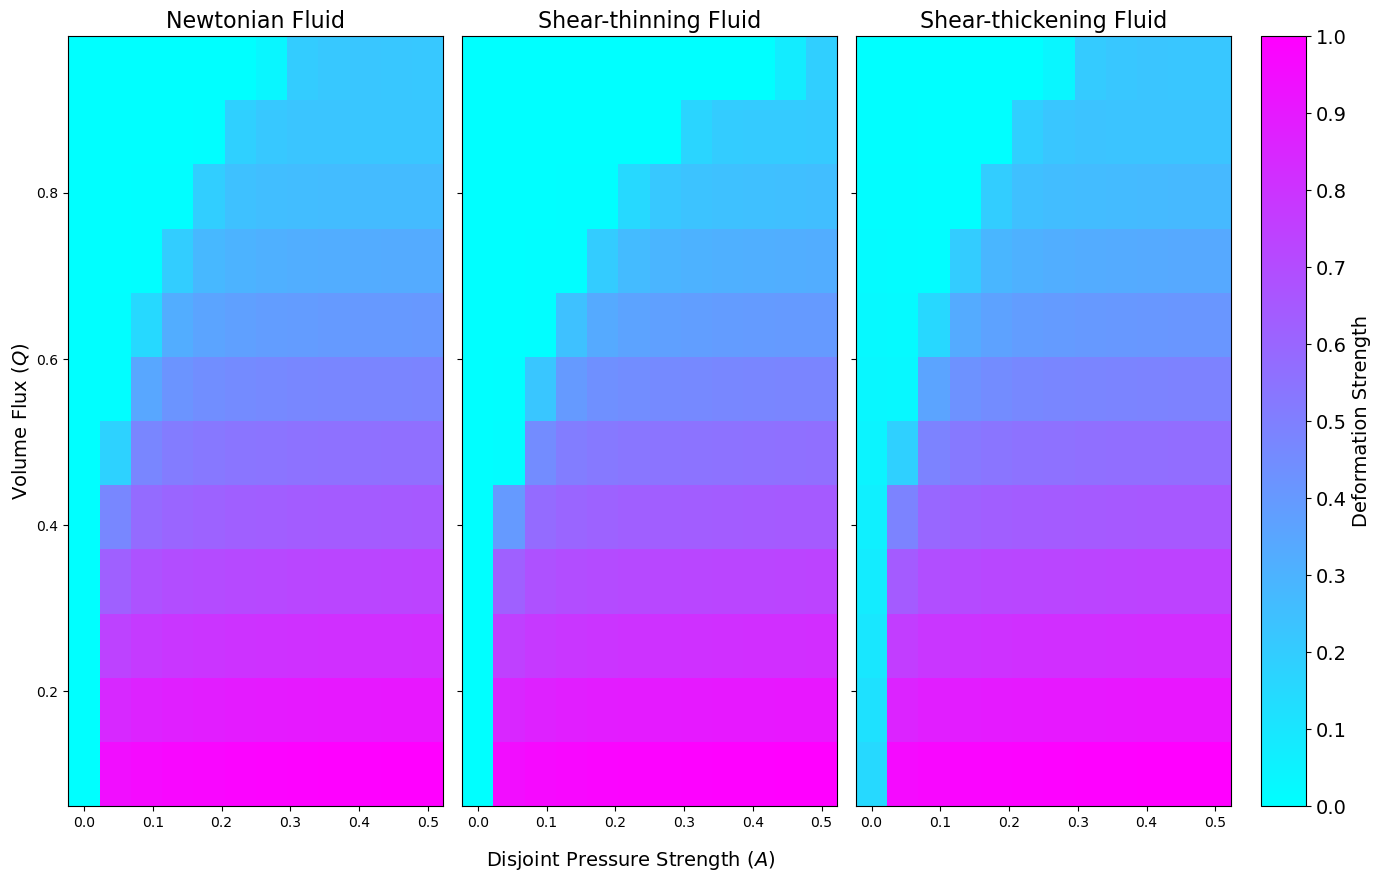

Generate this figure with Python:
import numpy as np
import matplotlib.pyplot as plt
import json
from glob_var.deviation_from_steady_state import magnitude_of_deviation as mod
import matplotlib as mpl

try:
    with open('../../glob_var/global_variables.json') as f:
        GV = json.load(f)
except FileNotFoundError:
    print("Global variables json not found!")

def num_to_range(num, inMin, inMax):
  return (float(num - inMin) / float(inMax - inMin))

def calculate_deformation(data, steady_states_Q):
    errors = np.zeros((data.shape[0], data.shape[1]))
    for i in range(data.shape[0]):
        for j in range(data.shape[1]):
            errors[i, j] = mod(steady_state=steady_states_Q[i], startup_flow=data[i, j, :], scalar=True)

    Z = np.zeros((data.shape[0], data.shape[1]))
    min_error = min(errors.flatten())
    max_error = max(errors.flatten())
    for i in range(data.shape[0]):
        for j in range(data.shape[1]):
            Z[i, j] = num_to_range(errors[i, j], min_error, max_error)

    return Z

newtonian = np.load("newtonian.npy")
thinning = np.load("thinning.npy")
thickening = np.load("thickening.npy")

newtonian_SS = np.load("../steady_state_all_rheologies/data/newtonian_ss.npy")
thinning_SS = np.load("../steady_state_all_rheologies/data/thinning_SS.npy")
thickening_SS = np.load("../steady_state_all_rheologies/data/thickening_SS.npy")

newt_Z = calculate_deformation(newtonian, newtonian_SS)
thin_Z = calculate_deformation(thinning, thinning_SS)
thic_Z = calculate_deformation(newtonian, thickening_SS)

assert newt_Z.shape == thin_Z.shape == thic_Z.shape, print("Shapes are not equal!", newt_Z.shape, thin_Z.shape, thic_Z.shape)

x = np.linspace(0, 0.5, newt_Z.shape[0])
y = np.linspace(0.1, 0.95, newt_Z.shape[1])
X, Y = np.meshgrid(x, y)

fig, ax = plt.subplots(ncols=3, figsize=(15, 10))
plt.subplots_adjust(wspace=0.05)

ax[0].pcolormesh(X, Y, newt_Z, cmap=GV['cmap'])
ax[0].set_title("Newtonian Fluid\n$t=29$", fontsize=16)
ax[0].set_ylabel("Volume Flux $(Q)$", fontsize=14)

ax[1].pcolormesh(X, Y, thin_Z, cmap=GV['cmap'])
ax[1].set_yticklabels([])
ax[1].set_title("Shear-thinning Fluid\n$t=28$", fontsize=16)

ax[2].pcolormesh(X, Y, thic_Z, cmap=GV['cmap'])
ax[2].set_yticklabels([])
ax[2].set_title("Shear-thickening Fluid\n$t=39$", fontsize=16)

fig.text(0.5, 0.05, "Disjoint Pressure Strength $(A)$", ha="center", fontsize=14, rotation='horizontal')

c = np.arange(0, 1.1, 0.1)
norm = mpl.colors.Normalize(vmin=c.min(), vmax=c.max())
cmap = mpl.cm.ScalarMappable(norm=norm, cmap=GV['cmap'])
cmap.set_array([])

cbar_ax = fig.add_axes([0.92, 0.11, 0.03, 0.77])
cb = fig.colorbar(cmap, cax=cbar_ax, ticks=np.arange(0, 1.1, 0.1))
cb.set_label("Deformation Strength", fontsize=14)
cb.ax.tick_params(labelsize=14)

fig.savefig("clumped_heatmap.png", bbox_inches='tight')
